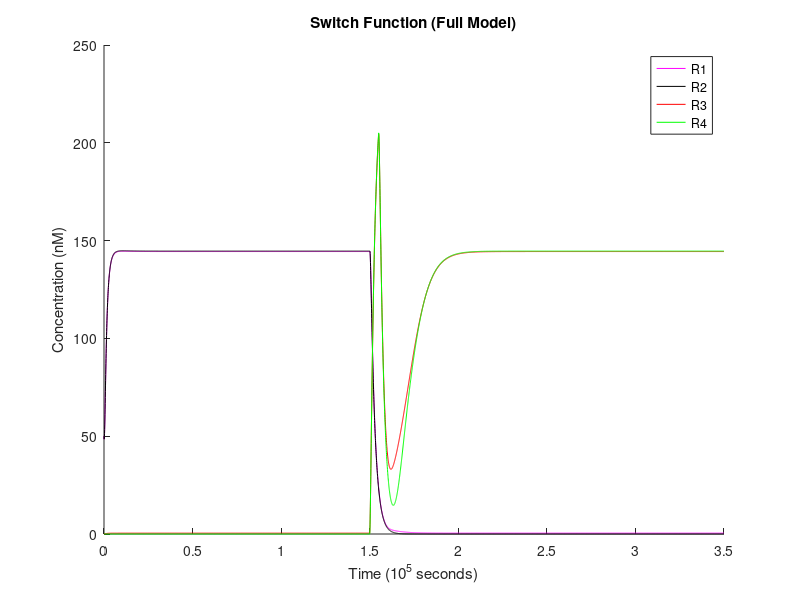
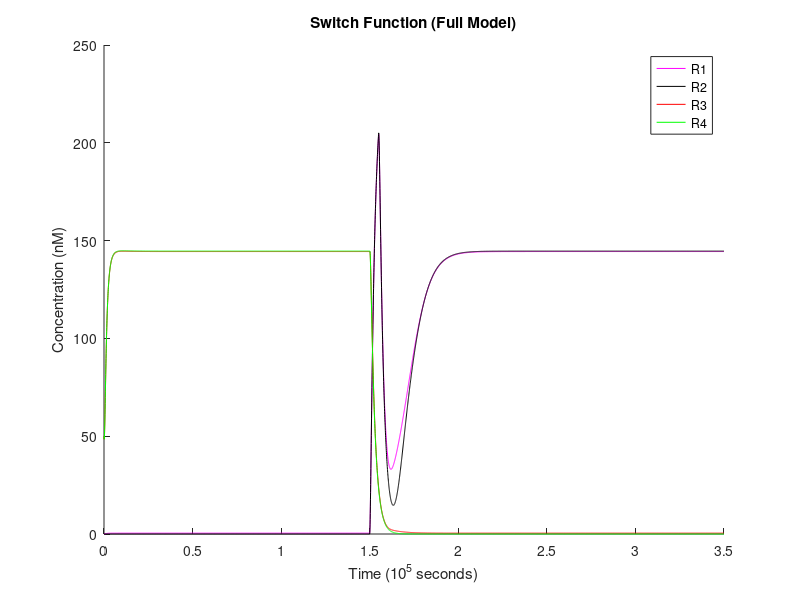
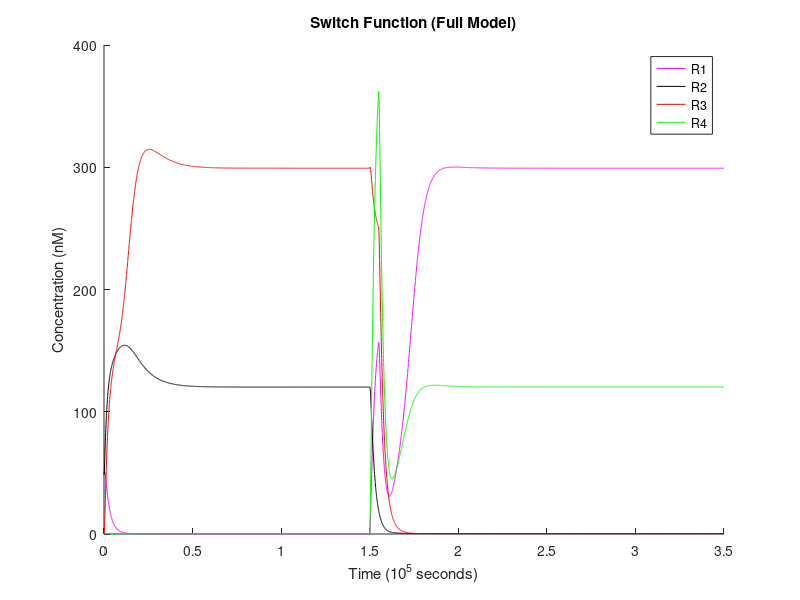
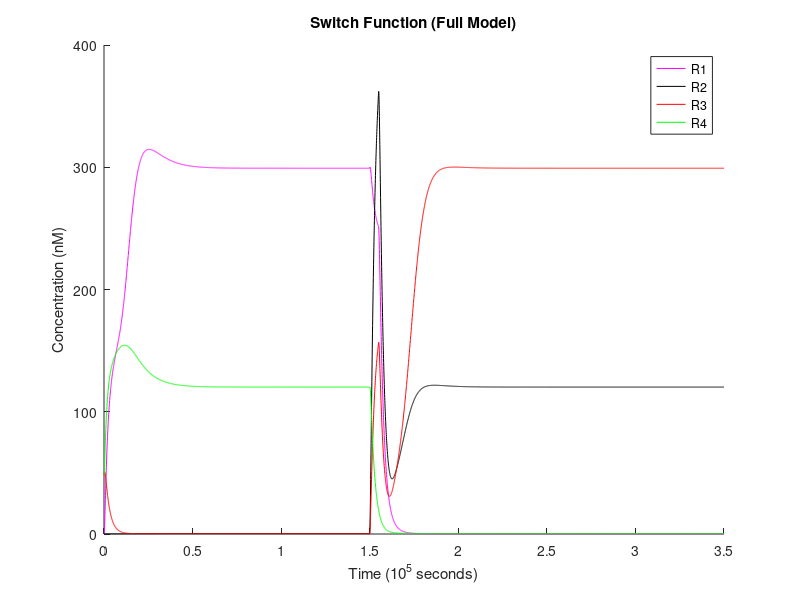

Source code (MATLAB) for these figures, in order:
% ============================== OCTAVE SETUP ==================================
    clear;
    format long;


% ========================== MODEL REACTION RATES ==============================

    % translation rates (1/s)
    Kt_R1 = 6e-4;
    Kt_R2 = 6e-4;
    Kt_R3 = 6e-4;
    Kt_R4 = 6e-4;

    % mRNA degradation rates (1/s)
    Kd_mR1P1 = 2.5e-3;
    Kd_mR4P1 = 2.5e-3;
    Kd_mR2P2 = 2.5e-3;
    Kd_mR3P2 = 2.5e-3;
    Kd_mR1P3 = 2.5e-3;
    Kd_mR2P4 = 2.5e-3;
    Kd_mR3P5 = 2.5e-3;
    Kd_mR4P6 = 2.5e-3;

    % protein degradation rates (1/s)
    Kd_R1 = 4e-4;
    Kd_R2 = 4e-4;
    Kd_R3 = 4e-4;
    Kd_R4 = 4e-4;

    % maximum/unrepressed transcription rates (M/s)
    Kb_P1 = 4e-10;
    Kb_P2 = 4e-10;
    Kb_P3 = 4e-10;
    Kb_P4 = 4e-10;
    Kb_P5 = 4e-10;
    Kb_P6 = 4e-10;

    % basal/leakage transcription rates (M/s)
    Kc_P1 = 0;
    Kc_P2 = 0;
    Kc_P3 = 0;
    Kc_P4 = 0;
    Kc_P5 = 0;
    Kc_P6 = 0;

    % Hill coefficients (scalar)
    Na_P1 = 1.3;
    Na_P2 = 1.3;
    Nr_R2P1 = 1.3;
    Nr_R4P2 = 1.3;
    Nr_R3P3 = 1.3;
    Nr_R3P4 = 1.3;
    Nr_R4P4 = 1.3;
    Nr_R1P5 = 1.3;
    Nr_R1P6 = 1.3;
    Nr_R2P6 = 1.3;

    % Hill activation constants (M)
    Ka_P1 = 2e-8;
    Ka_P2 = 2e-8;

    % Hill repression constants (M)
    Kr_R2P1 = 6e-10;
    Kr_R4P2 = 6e-10;
    Kr_R3P3 = 6e-10;
    Kr_R3P4 = 6e-10;
    Kr_R4P4 = 6e-10;
    Kr_R1P5 = 6e-10;
    Kr_R1P6 = 6e-10;
    Kr_R2P6 = 6e-10;


% ============================ INPUT PARAMETERS ================================

    % time settings
    dt = 60;                     % 1 minute timesteps
    simulation = 0 : dt : 3.5e5; % simulation length control

    % input vector
    Is = zeros(1, length(simulation));

    % reaction initial conditions for each run
    multiI   = 1e-9 * [0.1, 0.1, 50, 50]; % constant input
    multiR12 = 1e-9 * [50 , 0  , 50, 0 ];
    multiR34 = 1e-9 * [0  , 50 , 0 , 50];

    % trigger hold & release times
    t_hold = 1.5e5 / dt;
    t_release = 1.55e5 / dt;

    % induced increase in repressor binding affinity used to trigger the switch
    switch_trigger = 6e-10 - 4e-6;

    % save original Hill repression constants
    Kr_R2P1_ori = Kr_R2P1;
    Kr_R4P2_ori = Kr_R4P2;
    Kr_R3P3_ori = Kr_R3P3;
    Kr_R3P4_ori = Kr_R3P4;
    Kr_R4P4_ori = Kr_R4P4;
    Kr_R1P5_ori = Kr_R1P5;
    Kr_R1P6_ori = Kr_R1P6;
    Kr_R2P6_ori = Kr_R2P6;


% =============================== SIMULATION ===================================

    % for each set of parameters, make a simulation run and display its results
    for sim = 1 : length(multiI)

        % set initial state concentrations
        Is(:) = multiI(sim);
        R1 = multiR12(sim);
        R2 = multiR12(sim);
        R3 = multiR34(sim);
        R4 = multiR34(sim);
        mR1P1 = 0e-9;
        mR4P1 = 0e-9;
        mR2P2 = 0e-9;
        mR3P2 = 0e-9;
        mR1P3 = 0e-9;
        mR2P4 = 0e-9;
        mR3P5 = 0e-9;
        mR4P6 = 0e-9;

        % preallocate arrays to store concentrations over time
        R1s = zeros(1, length(simulation));
        R2s = zeros(1, length(simulation));
        R3s = zeros(1, length(simulation));
        R4s = zeros(1, length(simulation));

        % actual simulation
        for t = 1 : length(simulation)

            % store current state
            R1s(t) = R1;
            R2s(t) = R2;
            R3s(t) = R3;
            R4s(t) = R4;

            % change binding following hold or release of switch trigger
            if t >= t_hold && t <= t_release
                if sim == 1 || sim == 3
                    Kr_R1P5 = Kr_R1P5_ori + switch_trigger;
                    Kr_R1P6 = Kr_R1P6_ori + switch_trigger;
                    Kr_R2P1 = Kr_R2P1_ori + switch_trigger;
                    Kr_R2P6 = Kr_R2P6_ori + switch_trigger;
                elseif sim == 2 || sim == 4
                    Kr_R3P3 = Kr_R3P3_ori + switch_trigger;
                    Kr_R3P4 = Kr_R3P4_ori + switch_trigger;
                    Kr_R4P2 = Kr_R4P2_ori + switch_trigger;
                    Kr_R4P4 = Kr_R4P4_ori + switch_trigger;
                endif
            else
                Kr_R2P1 = Kr_R2P1_ori;
                Kr_R4P2 = Kr_R4P2_ori;
                Kr_R3P3 = Kr_R3P3_ori;
                Kr_R3P4 = Kr_R3P4_ori;
                Kr_R4P4 = Kr_R4P4_ori;
                Kr_R1P5 = Kr_R1P5_ori;
                Kr_R1P6 = Kr_R1P6_ori;
                Kr_R2P6 = Kr_R2P6_ori;
            endif

            % common subexpression optimization (used below)
            IsP1 = Is(t)^Na_P1;
            activationP1 = IsP1 / (Ka_P1^Na_P1 + IsP1);
            repressionP1 = 1 / (1 + (R2/Kr_R2P1)^Nr_R2P1);
            IsP2 = Is(t)^Na_P2;
            activationP2 = IsP2 / (Ka_P2^Na_P2 + IsP2);
            repressionP2 = 1 / (1 + (R4/Kr_R4P2)^Nr_R4P2);

            % compute variation
            dR1dt = Kt_R1*(mR1P1 + mR1P3) - Kd_R1*R1;
            dR2dt = Kt_R2*(mR2P2 + mR2P4) - Kd_R2*R2;
            dR3dt = Kt_R3*(mR3P2 + mR3P5) - Kd_R3*R3;
            dR4dt = Kt_R4*(mR4P1 + mR4P6) - Kd_R4*R4;
            dmR1P1dt = Kc_P1 + Kb_P1*activationP1*repressionP1 - Kd_mR1P1*mR1P1;
            dmR4P1dt = Kc_P1 + Kb_P1*activationP1*repressionP1 - Kd_mR4P1*mR4P1;
            dmR2P2dt = Kc_P2 + Kb_P2*activationP2*repressionP2 - Kd_mR2P2*mR2P2;
            dmR3P2dt = Kc_P2 + Kb_P2*activationP2*repressionP2 - Kd_mR3P2*mR3P2;
            dmR1P3dt = Kc_P3 + Kb_P3 * (1 / (1 + (R3/Kr_R3P3)^Nr_R3P3)) - Kd_mR1P3*mR1P3;
            dmR2P4dt = Kc_P4 + Kb_P4 * (1 / (1 + (R3/Kr_R3P4)^Nr_R3P4)) * (1 / (1 + (R4/Kr_R4P4)^Nr_R4P4)) - Kd_mR2P4*mR2P4;
            dmR3P5dt = Kc_P5 + Kb_P5 * (1 / (1 + (R1/Kr_R1P5)^Nr_R1P5)) - Kd_mR3P5*mR3P5;
            dmR4P6dt = Kc_P6 + Kb_P6 * (1 / (1 + (R1/Kr_R1P6)^Nr_R1P6)) * (1 / (1 + (R2/Kr_R2P6)^Nr_R2P6)) - Kd_mR4P6*mR4P6;

            % apply state changes
            R1 += dR1dt * dt;
            R2 += dR2dt * dt;
            R3 += dR3dt * dt;
            R4 += dR4dt * dt;
            mR1P1 += dmR1P1dt * dt;
            mR4P1 += dmR4P1dt * dt;
            mR2P2 += dmR2P2dt * dt;
            mR3P2 += dmR3P2dt * dt;
            mR1P3 += dmR1P3dt * dt;
            mR2P4 += dmR2P4dt * dt;
            mR3P5 += dmR3P5dt * dt;
            mR4P6 += dmR4P6dt * dt;

        endfor

        figure; % plot each graphic on a separate window
        hold on;

        % scale data for easier visualization
        timescale = 1e5;
        quantscale = 1e-9;
        x = simulation / timescale;
        yR1 = R1s / quantscale;
        yR2 = R2s / quantscale;
        yR3 = R3s / quantscale;
        yR4 = R4s / quantscale;

        % plot results
        plot(x,yR1,'-m;R1;', x,yR2,'-k;R2;', x,yR3,'-r;R3;', x,yR4,'-g;R4;');
        xlabel("Time (10^5 seconds)");
        ylabel("Concentration (nM)");
        title("Switch Function (Full Model)");

        hold off;

    endfor
    a = input("\nPress enter to exit ");
